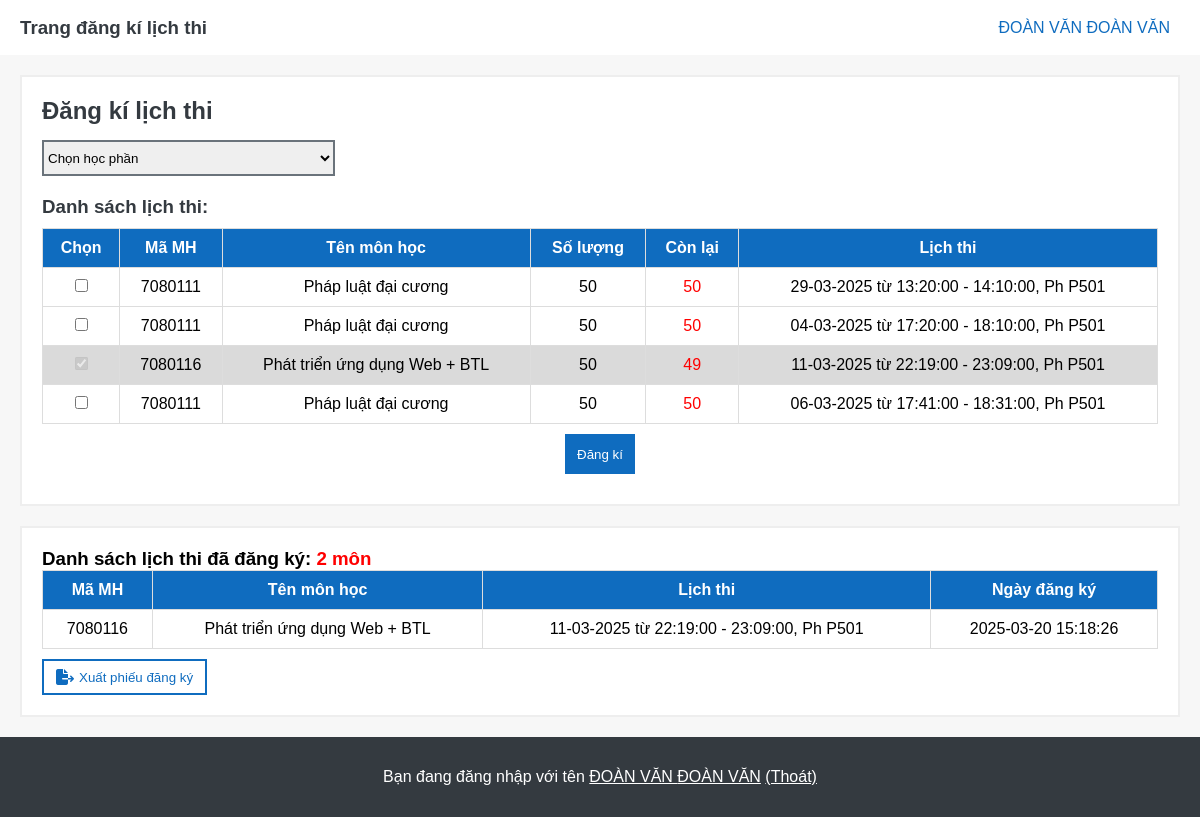
The page /web_manage_schedule_exam/student/home_student.php (signed in) on the database its author committed.
### tables this page shows
CREATE TABLE `sinhvien` (
  `msv` int(10) NOT NULL,
  `ho_dem` varchar(50) NOT NULL,
  `ten` varchar(50) NOT NULL,
  `ngay_sinh` date NOT NULL,
  `khoa` varchar(100) NOT NULL,
  `lop` varchar(20) NOT NULL,
  `gioi_tinh` varchar(10) NOT NULL,
  `mat_khau` varchar(100) NOT NULL
);

CREATE TABLE `lichthi` (
  `ma_lich_thi` int(11) NOT NULL,
  `ngay_thi` date NOT NULL,
  `gio_bat_dau` time NOT NULL,
  `gio_ket_thuc` time NOT NULL,
  `mgv` int(10) DEFAULT NULL,
  `ma_hoc_phan` int(10) DEFAULT NULL,
  `ma_phong` varchar(10) DEFAULT NULL
);

CREATE TABLE `hocphan` (
  `ma_hoc_phan` int(10) NOT NULL,
  `ten_hoc_phan` varchar(100) NOT NULL,
  `so_tin_chi` int(11) NOT NULL
);

CREATE TABLE `phongthi` (
  `ma_phong` varchar(10) NOT NULL,
  `suc_chua` int(11) NOT NULL
);

CREATE TABLE `dangkythi` (
  `msv` int(10) NOT NULL,
  `ma_lich_thi` int(11) NOT NULL,
  `ngay_dang_ky` timestamp NOT NULL DEFAULT current_timestamp()
);

### web_manage_schedule_exam/student/home_student.php (the view, shortened to what this page needs)
<!DOCTYPE html>
<html lang="vi">
<head>
    <link rel="stylesheet" href="https://cdnjs.cloudflare.com/ajax/libs/font-awesome/6.4.2/css/all.min.css" />
    <link rel="stylesheet" href="styles.css">
</head>
<body onload = "myChoice()">
    <?php include('header.php'); ?>
    <div class="container">
        <div class="register">
            <h2>Đăng kí lịch thi</h2>
            <select name="ma_hoc_phan" class="course-filter" onchange="filterFunction()">
                <option value="">Chọn học phần</option>
            </select>
            <h3>Danh sách lịch thi:</h3>
            <form action="course_ registration.php" method="post">
                <table class="schedule-table">
                    <thead>
                        <tr>
                            <th>Chọn</th>
                            <th>Mã MH</th>
                            <th>Tên môn học</th>
                            <th>Số lượng</th>
                            <th>Còn lại</th>
                            <th>Lịch thi</th>
                        </tr>
                    </thead>
                    <tbody>
                        <?php
                            $sql_lich_thi = "SELECT * FROM lichthi
                            INNER JOIN hocphan ON lichthi.ma_hoc_phan = hocphan.ma_hoc_phan ";
                            $result_lich_thi = $conn->query($sql_lich_thi);
                            if ($result_lich_thi->num_rows > 0) {
                                while($row = $result_lich_thi->fetch_assoc()) {
                                    if (empty($row['ma_phong'])) {
                                        continue;
                                    }
                                    $ma_phong = $row["ma_phong"];
                                    $ma_lich_thi = $row["ma_lich_thi"];
                                    $ma_hoc_phan = $row["ma_hoc_phan"];
                                    $ngay_thi = $row["ngay_thi"];
                                    $part = (explode("-",$ngay_thi));
                                    $ngay_thi_update = $part[2] . "-" . $part[1]. "-" . $part[0];
                                    $gio_ket_thuc = $row["gio_ket_thuc"];
                                    $gio_bat_dau = $row["gio_bat_dau"];
                                    echo '<tr>';
                                    echo '<td><input type="checkbox" class="choice" name="ma_lich_thi[]" value="'. $ma_lich_thi .'" style="cursor: pointer;"></td>';
                                    echo '<td>' . $ma_hoc_phan . '</td>';
                                    echo '<td>' . $row["ten_hoc_phan"] . '</td>';
                                    $sql_phong_thi = "SELECT * FROM phongthi where ma_phong = '$ma_phong'";
                                    $result_phong_thi = $conn->query($sql_phong_thi);
                                    if ($result_phong_thi->num_rows > 0) {
                                        $row = $result_phong_thi->fetch_assoc();
                                        $suc_chua = $row["suc_chua"];
                                        echo '<td>' . $suc_chua . '</td>';
                                    } else{
                                        $suc_chua = 0;
                                        echo '<td>' . $suc_chua . '</td>';
                                    }
                                    $sql = "SELECT COUNT(*) AS so_luong FROM dangkythi WHERE ma_lich_thi = '$ma_lich_thi'";
                                    $result = $conn->query($sql);
                                    if ($result->num_rows > 0) {
                                        $row = $result->fetch_assoc();
                                        $so_luong = $row['so_luong'];
                                    } else {
                                        $so_luong = 0;
                                    }
                                    $con_lai = $suc_chua - $so_luong;
                                    if ($con_lai >= 0){
                                        $con_lai_moi = $con_lai;
                                    } else{
                                        $con_lai_moi = 0;
                                    }
                                    echo '<td class="remain" style="color: red;">' . $con_lai_moi . '</td>';
                                    echo '<td>' . $ngay_thi_update . ' từ ' . $gio_bat_dau . ' - ' . $gio_ket_thuc . ', Ph '. $ma_phong .'</td>';
                                    echo '</tr>';
                                }
                            } else {
                                echo "Chưa có lịch thi";
                            }
                        ?>
                    </tbody>
                </table>
                <button type="submit">Đăng kí</button>
            </form>
        </div>
        <div class="schedule">
            <h3>Danh sách lịch thi đã đăng ký: <span style="color: red;">
                <?php
                    $sql = "SELECT COUNT(*) AS so_luong FROM dangkythi WHERE msv = '$msv'";
                    $result = $conn->query($sql);
                    if ($result->num_rows > 0) {
                        $row = $result->fetch_assoc();
                        echo $row['so_luong'] ;
                    } else {
                        $so_luong = 0;
                    }
                    ?>
            môn</span></h3>
            <table class="schedule-table">
                <thead>
                    <tr>
                        <th>Mã MH</th>
                        <th>Tên môn học</th>
                        <th>Lịch thi</th>
                        <th>Ngày đăng ký</th>
                    </tr>
                </thead>
                <tbody>
                    <?php
                        $sql_dang_ki_thi = "SELECT dangkythi.ma_lich_thi, dangkythi.msv, dangkythi.ngay_dang_ky,
                        lichthi.ngay_thi, lichthi.gio_bat_dau, lichthi.gio_ket_thuc, lichthi.ma_phong,
                        hocphan.ten_hoc_phan, hocphan.ma_hoc_phan
                        FROM dangkythi
                        INNER JOIN lichthi ON dangkythi.ma_lich_thi = lichthi.ma_lich_thi
                        INNER JOIN hocphan ON lichthi.ma_hoc_phan = hocphan.ma_hoc_phan
                        WHERE dangkythi.msv = '$msv'";
                        $result_dang_ki_thi = $conn->query($sql_dang_ki_thi);
                        if ($result_dang_ki_thi->num_rows > 0) {
                            while($row = $result_dang_ki_thi->fetch_assoc()) {
                                if (empty($row['ma_phong'])) {
                                    continue;
                                }
                                $ngay_dang_ky = $row["ngay_dang_ky"];
                                $ngay_thi = $row["ngay_thi"];
                                $part = (explode("-",$ngay_thi));
                                $ngay_thi_update = $part[2] . "-" . $part[1]. "-" . $part[0];
                                $gio_ket_thuc = $row["gio_ket_thuc"];
                                $gio_bat_dau = $row["gio_bat_dau"];
                                $ma_hoc_phan = $row['ma_hoc_phan'];
                                $ma_lich_thi = $row['ma_lich_thi'];
                                $ma_phong = $row['ma_phong'];
                                echo '<tr>';
                                echo '<td>' . $ma_hoc_phan . '</td>';
                                echo '<td>' . $row["ten_hoc_phan"] . '</td>';
                                echo '<td data-value="'. $ma_lich_thi .'" >' . $ngay_thi_update . ' từ ' . $gio_bat_dau . ' - ' . $gio_ket_thuc . ', Ph '. $ma_phong .'</td>';
                                echo '<td>' . $ngay_dang_ky . '</td>';
                                echo '</tr>';
                                }
                        } else {
                            echo "Chưa có lịch thi";
                        }
                    ?>
                </tbody>
            </table>
            <form action="export.php?msv=<?php echo $msv; ?>" method="post">
                <button type="submit" name="export-schedule-button" class="export-schedule-button">
                    <i class="fa-solid fa-file-export"></i> Xuất phiếu đăng ký
                </button>
            </form>
        </div>
    </div>
    <?php include('footer.php'); ?>
</body>
</html>

### web_manage_schedule_exam/student/header.php (shortened to what this page needs)
<?php
    include('config.php');
?>
<!DOCTYPE html>
<html lang="vi">
<head>
    <link rel="stylesheet" href="https://cdnjs.cloudflare.com/ajax/libs/font-awesome/6.4.2/css/all.min.css" />
    <link rel="stylesheet" href="styles.css">
</head>
<body onload = "myChoice()">
    <div class="header">
        <div class="home">
            <a href="home_student.php"><h3>Trang đăng kí lịch thi</h3></a>
        </div>
        <div class="user" onclick="myFunction()">
            <span style="text-transform: uppercase;"><?php
                $msv = $_SESSION['msv'];
                $sql = "SELECT * FROM sinhvien WHERE msv = '$msv'";
                $result = $conn->query($sql);
                if ($result->num_rows > 0) {
                    while($row = $result->fetch_assoc()) {
                        echo  $row["ho_dem"]. " " . $row["ten"] ;
                    }
                }
            ?></span>
        </div>
    </div>
</body>
</html>

### web_manage_schedule_exam/student/footer.php (shortened to what this page needs)
<!DOCTYPE html>
<html lang="vi">
<head>
    <link rel="stylesheet" href="https://cdnjs.cloudflare.com/ajax/libs/font-awesome/6.4.2/css/all.min.css" />
    <link rel="stylesheet" href="styles.css">
</head>
<body onload = "myChoice()">
    <div class="footer">
        <p>Bạn đang đăng nhập với tên <u style="text-transform: uppercase;"><?php
                    $msv = $_SESSION['msv'];
                    $sql = "SELECT * FROM sinhvien WHERE msv = '$msv'";
                    $result = $conn->query($sql);
                    if ($result->num_rows > 0) {
                        while($row = $result->fetch_assoc()) {
                            echo  $row["ho_dem"]. " " . $row["ten"] ;
                        }
                    }
            ?></u> <a href="logout.php">(Thoát)</a></p></p>
    </div>
</body>
</html>

### web_manage_schedule_exam/student/styles.css (style rules this page uses)
* { margin: 0; padding: 0; box-sizing: border-box; }
html, body { display: flex; flex-direction: column; min-height: 100vh; font-family: Arial, sans-serif; }
.container { background-color: #F7F7F7; flex: 1; display: flex; flex-direction: column; padding: 20px; }
.header { background-color: #FFFFFF; display: flex; align-items: center; justify-content: space-between; height: 55px; padding: 0 20px; box-shadow: 0 2px 4px rgba(0, 0, 0, 0.1); }
.header .home { display: flex; align-items: center; }
.header .home a { text-decoration: none; color: #343a40; }
.header .user { display: flex; align-items: center; color: #0F6CBF; position: relative; height: 40px; margin-right: 10px; text-decoration: none; }
.register { width: 100%; max-width: 1275px; flex-grow: 1; background-color: #FFFFFF; padding: 20px; border: 2px solid #EEEEEE; }
.register h2 { margin-bottom: 15px; color: #343a40; }
.register h3 { padding: 20px 0 10px 0; color: #343a40; }
.register button { display: flex; align-items: center; justify-content: center; margin: 10px auto; width: 70px; height: 40px; background-color: #0F6CBF; color: #fff; border: 2px solid #0F6CBF; cursor: pointer; }
.course-filter { width: 293px; height: 36px; border: 2px solid; border-color: #6A737B; outline: none; }
.schedule { width: 100%; max-width: 1275px; min-height: 160px; background-color: #FFFFFF; margin-top: 20px; padding: 20px; border: 2px solid #EEEEEE; }
.schedule-table { width: 100%; border-collapse: collapse; cursor: pointer; }
.schedule-table th, .schedule-table td { border: 1px solid #DDDDDD; padding: 10px; text-align: center; }
.schedule-table thead th { background-color: #0F6CBF; color: white; }
.schedule .export-schedule-button { margin-top: 10px; padding: 8px 12px; background-color: #FFFFFF; color: #0F6CBF; border: 2px solid #0F6CBF; cursor: pointer; display: flex; align-items: center; gap: 5px; }
.schedule .export-schedule-button i { font-size: 16px; }
.footer { background-color: #343a40; font-family: Arial, sans-serif; color: white; text-align: center; display: flex; align-items: center; justify-content: center; height: 80px; margin-top: auto; width: 100%; }
.footer a { color: white; }

### rows shown on the page
sinhvien: ho_dem "ĐOÀN VĂN", ten "ĐOÀN VĂN"
lichthi: ma_hoc_phan.ma_hoc_phan "7080111", ma_hoc_phan.ten_hoc_phan "Pháp luật đại cương", ma_phong.suc_chua "50", ngay_thi "29-03-2025", gio_bat_dau "13:20:00", gio_ket_thuc "14:10:00", ma_phong "P501"
lichthi: ma_hoc_phan.ma_hoc_phan "7080111", ma_hoc_phan.ten_hoc_phan "Pháp luật đại cương", ma_phong.suc_chua "50", ngay_thi "04-03-2025", gio_bat_dau "17:20:00", gio_ket_thuc "18:10:00", ma_phong "P501"
lichthi: ma_hoc_phan.ma_hoc_phan "7080116", ma_hoc_phan.ten_hoc_phan "Phát triển ứng dụng Web + BTL", ma_phong.suc_chua "50", con_lai_moi "49", ngay_thi "11-03-2025", gio_bat_dau "22:19:00", gio_ket_thuc "23:09:00", ma_phong "P501"
lichthi: ma_hoc_phan.ma_hoc_phan "7080111", ma_hoc_phan.ten_hoc_phan "Pháp luật đại cương", ma_phong.suc_chua "50", ngay_thi "06-03-2025", gio_bat_dau "17:41:00", gio_ket_thuc "18:31:00", ma_phong "P501"
dangkythi: hocphan.ma_hoc_phan "7080116", hocphan.ten_hoc_phan "Phát triển ứng dụng Web + BTL", ma_lich_thi.ngay_thi "11-03-2025", ma_lich_thi.gio_bat_dau "22:19:00", ma_lich_thi.gio_ket_thuc "23:09:00", ma_lich_thi.ma_phong "P501", ngay_dang_ky "2025-03-20 15:18:26"

### other values the page prints
$row['so_luong'] "2"
